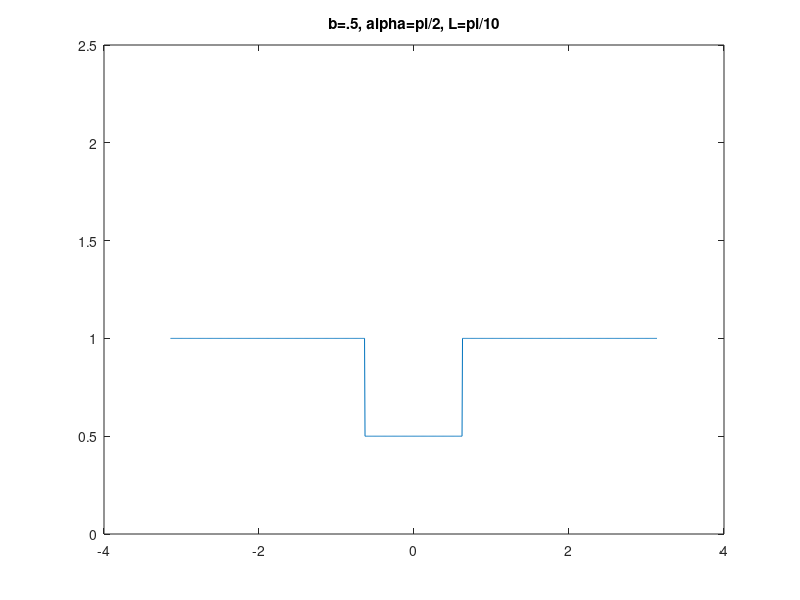

This chart was generated by the following MATLAB code: (Note: this script raises an error after producing the figure.)
%  Fourier Spliting Method + RK3
 
clear all
close all
b=.5;
alph=pi/2;
pause on

xmax = pi ;

% 2 xmax= computational window in the Fourier domain
% number of  grid points


nx =  1024;

dx= 2*xmax/nx;               % grid spacing
x= dx*(-nx/2:nx/2-1);        % Fourier frequencies
x = x' ;

L= dx*nx/2;
dk= 2*pi/(2*L);
k= dk*(-nx/2:nx/2-1);



dt = 0.001;
 
time = 0 ;

T_final = 6;
Nstep = round(T_final/dt);

% initial condition

u = 0*x+1;
ln=nx/10;
u(round(nx/2-ln):round(nx/2+ln)) = b*exp(i*alph);
s='b=.5, alpha=pi/2, L=pi/10';

plot(x,abs(u))
title(s)
axis([-4 4 0 2.5])
pause(.8)
drawnow
pause
     
for j= 1:Nstep-1
    time = time+dt; 
    
    % first linear half step ------------------------
    u = fourier2(u,dt);            
    % nonlinear full step - TVD RK3n -------------------
  
    %RK1
    dflux = 2*i*abs(u).^2 .* u; 
    u1 = u + dt * dflux;

    %RK2
    dflux = 2*i*abs(u1).^2 .* u1; 
    u2 = 3/4*u + 1/4*(u1 + dt * dflux); 
    
    %RK3
    dflux = 2*i*abs(u2).^2 .* u2; 
    u = 1/3*u + 2/3*(u2 + dt * dflux); 
  
    % linear half step ------------------------------
    u  = fourier2(u,dt);  
	
    
    plot(x,abs(u))
    title(s)
	axis([-4 4 0 2.5])
	%pause(.01)
	drawnow
    %mov(j)=getframe(gcf); %gets the whole frame... including axis and title and not just the graph
    %mov(j).cdata = mov(j).cdata(end :-1: 1, :, :); %for some reason my movie is upside down!!!
end


%movie2avi(mov,'wsp1nG.avi');

